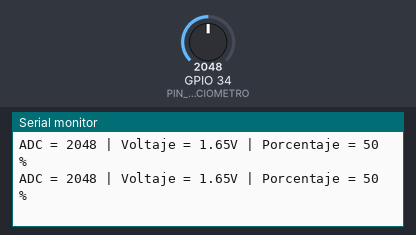
Bench run of a sketch on a simulated ESP32. On the bench: the last lines printed to the serial monitor. The inputs (shaded band) are chosen by the test bench; at power-on: GPIO 34 (PIN_POTENCIOMETRO) = 2048.

Above: at 1.3 s.
1.4 s: GPIO 34 (PIN_POTENCIOMETRO) set to 2866
At 1.9 s:
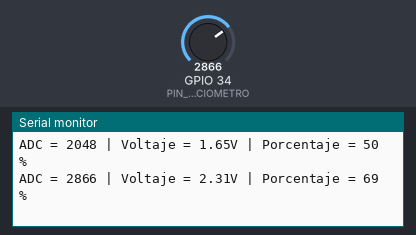
2.9 s: GPIO 34 (PIN_POTENCIOMETRO) set to 3603
At 3.4 s:
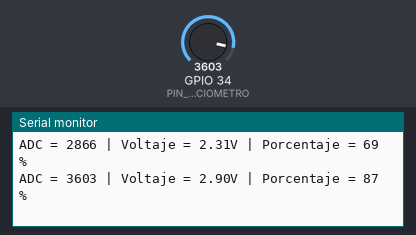
Timing chart, 0 to 5.9 s (numbered marks = the images above; inputs shaded):
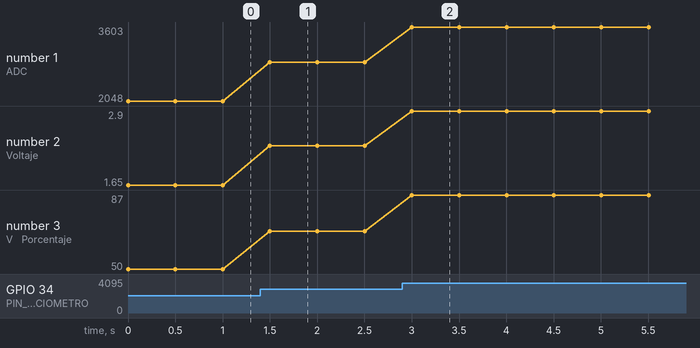

The sketch:

etapa_02_funciones_basicas.ino
```cpp
const int PIN_POTENCIOMETRO = 34;
const int ADC_MAX = 4095;
const float VREF = 3.3;

int leerADC(int pin) {

  int valor = analogRead(pin);
  return valor;
}

float calcularVoltaje(int valorADC) {

  float voltaje = (valorADC * VREF) / ADC_MAX;
  return voltaje;
}

int calcularPorcentaje(int valorADC) {

  int porcentaje = (int)((long)valorADC * 100L / ADC_MAX);
  return porcentaje;
}

void mostrarDatos(int valorADC, float voltaje, int porcentaje) {

  Serial.print("ADC = ");
  Serial.print(valorADC);
  Serial.print(" | Voltaje = ");
  Serial.print(voltaje, 2);
  Serial.print("V");
  Serial.print(" | Porcentaje = ");
  Serial.print(porcentaje);
  Serial.println(" %");
}

void setup() {
  /* Iniciamos el Monitor Serial. */
  Serial.begin(9600);
}

void loop() {
  /* Leemos el potenciómetro. */
  int valorADC = leerADC(PIN_POTENCIOMETRO);

  /* Calculamos el voltaje. */
  float voltaje = calcularVoltaje(valorADC);

  /* Calculamos el porcentaje. */
  int porcentaje = calcularPorcentaje(valorADC);

  /* Mostramos todo por serial. */
  mostrarDatos(valorADC, voltaje, porcentaje);

  delay(500);
}
```

Measured:
- after the input at 1.4 s, the serial monitor: prints a new line after 0.10 s (image 1)
- after the input at 2.9 s, the serial monitor: prints a new line after 0.10 s (image 2)
- plotted number 1: 2048 → 2866 after the input at 1.4 s, 2866 → 3603 after the input at 2.9 s
- plotted number 2: 1.65 → 2.31 after the input at 1.4 s, 2.31 → 2.9 after the input at 2.9 s
- plotted number 3: 50 → 69 after the input at 1.4 s, 69 → 87 after the input at 2.9 s
